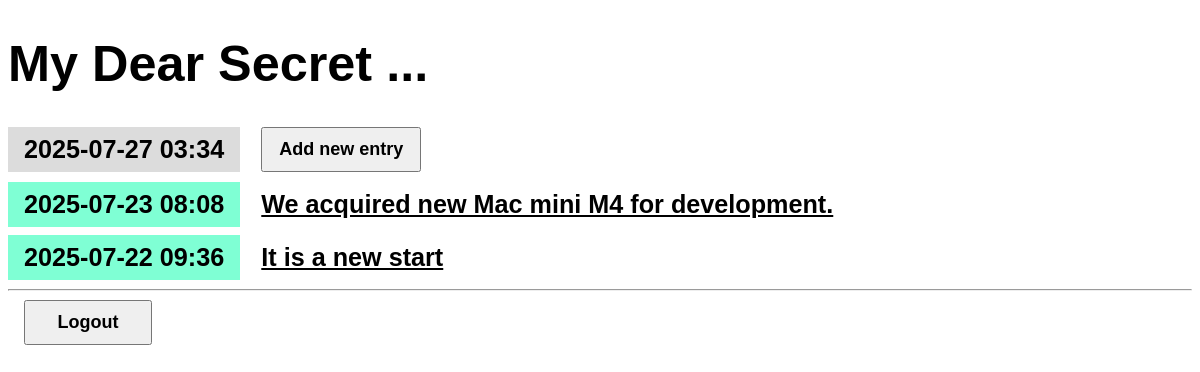
Page / (signed in) on the earlier database version.
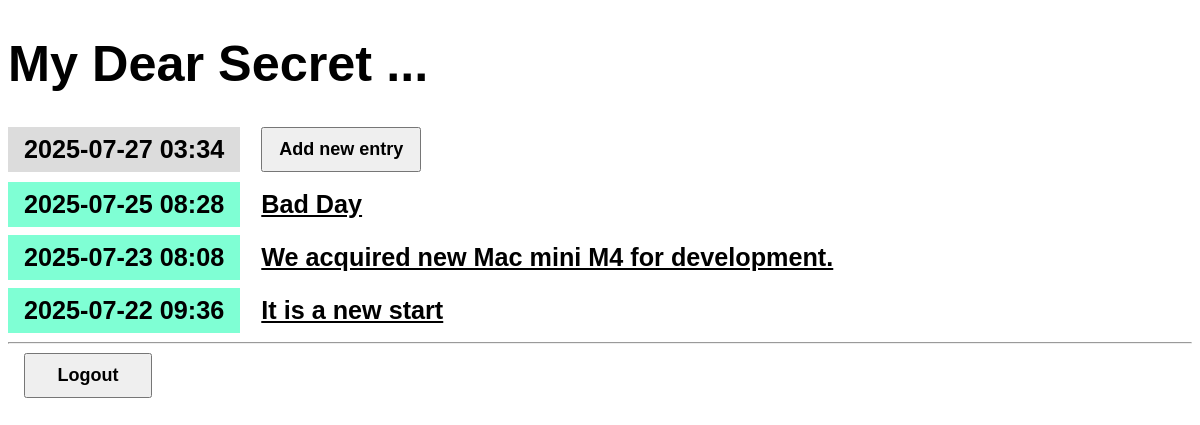
Same page on the later database version.
### entries/models.py (models this page shows, shortened)
class Entry(models.Model):
    title = models.CharField(max_length = 200)
    content = models.TextField()
    date_created = models.DateTimeField(default=timezone.now)
    class Meta:
        verbose_name_plural = "Entries"

### entries/views.py (the view)
class EntryListView(LockedView,ListView):
    model = Entry
    queryset = Entry.objects.all().order_by("-date_created")

### entries/templates/entries/entry_list.html
{% extends "entries/base.html" %}
{% block content %}
<article>
    <h2 class="mark">{% now "Y-m-d H:i" %} </h2>
    <a href="{% url 'entry-create' %}"><button>Add new entry</button></a>
</article>
    {% for entry in entry_list %}
        <article>
            <h2 class="{{ entry.date_created|date:'l' }}">
                {{ entry.date_created|date:'Y-m-d H:i' }}
            </h2>
            <h3>
                <a href="{% url 'entry-detail' entry.id %}">
                    {{ entry.title }}
                </a>
            </h3>
        </article>
    {% endfor %}
{% endblock content %}

Differences in the rows shown:
added Entry: date_created "2025-07-25 08:28", title "Bad Day"
